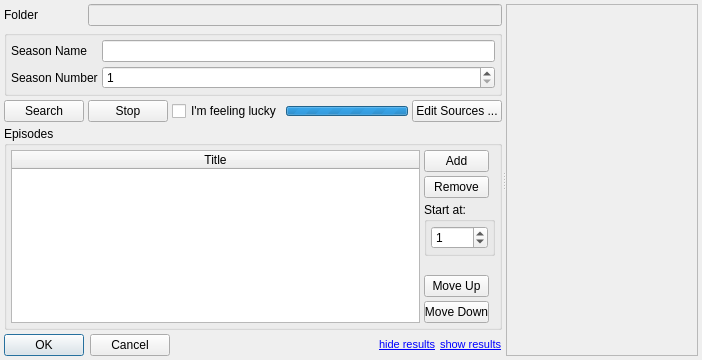
<?xml version="1.0" encoding="UTF-8"?>
<ui version="4.0">
 <class>Dialog</class>
 <widget class="QDialog" name="Dialog">
  <property name="geometry">
   <rect>
    <x>0</x>
    <y>0</y>
    <width>702</width>
    <height>360</height>
   </rect>
  </property>
  <property name="windowTitle">
   <string>Edit Season</string>
  </property>
  <layout class="QHBoxLayout" name="horizontalLayout_3">
   <property name="spacing">
    <number>4</number>
   </property>
   <property name="margin">
    <number>4</number>
   </property>
   <item>
    <widget class="QSplitter" name="splitter">
     <property name="orientation">
      <enum>Qt::Horizontal</enum>
     </property>
     <property name="childrenCollapsible">
      <bool>false</bool>
     </property>
     <widget class="QWidget" name="layoutWidget">
      <layout class="QGridLayout" name="gridLayout">
       <property name="spacing">
        <number>4</number>
       </property>
       <item row="0" column="0">
        <layout class="QHBoxLayout" name="horizontalLayout_4">
         <property name="spacing">
          <number>4</number>
         </property>
         <item>
          <widget class="QLabel" name="label">
           <property name="sizePolicy">
            <sizepolicy hsizetype="Maximum" vsizetype="Preferred">
             <horstretch>0</horstretch>
             <verstretch>0</verstretch>
            </sizepolicy>
           </property>
           <property name="minimumSize">
            <size>
             <width>80</width>
             <height>0</height>
            </size>
           </property>
           <property name="maximumSize">
            <size>
             <width>80</width>
             <height>16777215</height>
            </size>
           </property>
           <property name="text">
            <string>Folder</string>
           </property>
          </widget>
         </item>
         <item>
          <widget class="QLineEdit" name="folder_edit">
           <property name="enabled">
            <bool>false</bool>
           </property>
          </widget>
         </item>
        </layout>
       </item>
       <item row="1" column="0">
        <widget class="QGroupBox" name="groupBox">
         <property name="title">
          <string/>
         </property>
         <layout class="QFormLayout" name="formLayout">
          <property name="fieldGrowthPolicy">
           <enum>QFormLayout::AllNonFixedFieldsGrow</enum>
          </property>
          <property name="horizontalSpacing">
           <number>4</number>
          </property>
          <property name="verticalSpacing">
           <number>4</number>
          </property>
          <property name="margin">
           <number>4</number>
          </property>
          <item row="0" column="0">
           <widget class="QLabel" name="label_2">
            <property name="text">
             <string>Season Name</string>
            </property>
           </widget>
          </item>
          <item row="0" column="1">
           <widget class="QLineEdit" name="season_edit"/>
          </item>
          <item row="1" column="0">
           <widget class="QLabel" name="label_3">
            <property name="text">
             <string>Season Number</string>
            </property>
           </widget>
          </item>
          <item row="1" column="1">
           <widget class="QSpinBox" name="season_spin_box">
            <property name="minimum">
             <number>1</number>
            </property>
            <property name="maximum">
             <number>20</number>
            </property>
           </widget>
          </item>
         </layout>
        </widget>
       </item>
       <item row="2" column="0">
        <layout class="QHBoxLayout" name="horizontalLayout_2">
         <property name="spacing">
          <number>4</number>
         </property>
         <item>
          <widget class="QPushButton" name="search_button">
           <property name="toolTip">
            <string>Search TVDB database</string>
           </property>
           <property name="text">
            <string>Search</string>
           </property>
          </widget>
         </item>
         <item>
          <widget class="QPushButton" name="stop_button">
           <property name="toolTip">
            <string>Cancel Search</string>
           </property>
           <property name="text">
            <string>Stop</string>
           </property>
          </widget>
         </item>
         <item>
          <widget class="QCheckBox" name="is_lucky_check_box">
           <property name="toolTip">
            <string>Stop on first result</string>
           </property>
           <property name="text">
            <string>I'm feeling lucky</string>
           </property>
          </widget>
         </item>
         <item>
          <spacer name="horizontalSpacer_2">
           <property name="orientation">
            <enum>Qt::Horizontal</enum>
           </property>
           <property name="sizeHint" stdset="0">
            <size>
             <width>0</width>
             <height>20</height>
            </size>
           </property>
          </spacer>
         </item>
         <item>
          <widget class="QProgressBar" name="progress_bar">
           <property name="sizePolicy">
            <sizepolicy hsizetype="Expanding" vsizetype="Fixed">
             <horstretch>1</horstretch>
             <verstretch>0</verstretch>
            </sizepolicy>
           </property>
           <property name="maximumSize">
            <size>
             <width>16777215</width>
             <height>10</height>
            </size>
           </property>
           <property name="minimum">
            <number>0</number>
           </property>
           <property name="maximum">
            <number>0</number>
           </property>
           <property name="value">
            <number>-1</number>
           </property>
           <property name="textVisible">
            <bool>false</bool>
           </property>
           <property name="format">
            <string/>
           </property>
          </widget>
         </item>
         <item>
          <widget class="QPushButton" name="show_source_button">
           <property name="toolTip">
            <string>Configure which data sources are used and the order of searching.</string>
           </property>
           <property name="text">
            <string>Edit Sources ...</string>
           </property>
          </widget>
         </item>
        </layout>
       </item>
       <item row="3" column="0">
        <widget class="QGroupBox" name="episode_group_box">
         <property name="title">
          <string>Episodes</string>
         </property>
         <layout class="QHBoxLayout" name="horizontalLayout_5">
          <property name="spacing">
           <number>4</number>
          </property>
          <property name="margin">
           <number>4</number>
          </property>
          <item>
           <widget class="QTableWidget" name="episode_table">
            <property name="selectionMode">
             <enum>QAbstractItemView::SingleSelection</enum>
            </property>
            <property name="selectionBehavior">
             <enum>QAbstractItemView::SelectRows</enum>
            </property>
            <attribute name="horizontalHeaderHighlightSections">
             <bool>false</bool>
            </attribute>
            <attribute name="horizontalHeaderStretchLastSection">
             <bool>true</bool>
            </attribute>
            <attribute name="verticalHeaderHighlightSections">
             <bool>true</bool>
            </attribute>
            <column>
             <property name="text">
              <string>Title</string>
             </property>
            </column>
           </widget>
          </item>
          <item>
           <layout class="QVBoxLayout" name="verticalLayout">
            <property name="spacing">
             <number>4</number>
            </property>
            <item>
             <widget class="QPushButton" name="add_button">
              <property name="minimumSize">
               <size>
                <width>65</width>
                <height>0</height>
               </size>
              </property>
              <property name="maximumSize">
               <size>
                <width>65</width>
                <height>16777215</height>
               </size>
              </property>
              <property name="text">
               <string>Add</string>
              </property>
             </widget>
            </item>
            <item>
             <widget class="QPushButton" name="remove_button">
              <property name="minimumSize">
               <size>
                <width>65</width>
                <height>0</height>
               </size>
              </property>
              <property name="maximumSize">
               <size>
                <width>65</width>
                <height>16777215</height>
               </size>
              </property>
              <property name="text">
               <string>Remove</string>
              </property>
             </widget>
            </item>
            <item>
             <widget class="QGroupBox" name="groupBox_2">
              <property name="title">
               <string>Start at:</string>
              </property>
              <layout class="QVBoxLayout" name="verticalLayout_3">
               <property name="spacing">
                <number>4</number>
               </property>
               <property name="margin">
                <number>4</number>
               </property>
               <item>
                <widget class="QSpinBox" name="index_spin_box">
                 <property name="maximum">
                  <number>10</number>
                 </property>
                 <property name="value">
                  <number>1</number>
                 </property>
                </widget>
               </item>
              </layout>
             </widget>
            </item>
            <item>
             <spacer name="verticalSpacer">
              <property name="orientation">
               <enum>Qt::Vertical</enum>
              </property>
              <property name="sizeHint" stdset="0">
               <size>
                <width>20</width>
                <height>40</height>
               </size>
              </property>
             </spacer>
            </item>
            <item>
             <widget class="QPushButton" name="up_button">
              <property name="minimumSize">
               <size>
                <width>65</width>
                <height>0</height>
               </size>
              </property>
              <property name="maximumSize">
               <size>
                <width>65</width>
                <height>16777215</height>
               </size>
              </property>
              <property name="text">
               <string>Move Up</string>
              </property>
             </widget>
            </item>
            <item>
             <widget class="QPushButton" name="down_button">
              <property name="minimumSize">
               <size>
                <width>65</width>
                <height>0</height>
               </size>
              </property>
              <property name="maximumSize">
               <size>
                <width>65</width>
                <height>16777215</height>
               </size>
              </property>
              <property name="text">
               <string>Move Down</string>
              </property>
             </widget>
            </item>
           </layout>
          </item>
         </layout>
        </widget>
       </item>
       <item row="4" column="0">
        <layout class="QHBoxLayout" name="horizontalLayout">
         <property name="spacing">
          <number>4</number>
         </property>
         <item>
          <widget class="QDialogButtonBox" name="buttonBox">
           <property name="sizePolicy">
            <sizepolicy hsizetype="Fixed" vsizetype="Fixed">
             <horstretch>0</horstretch>
             <verstretch>0</verstretch>
            </sizepolicy>
           </property>
           <property name="orientation">
            <enum>Qt::Horizontal</enum>
           </property>
           <property name="standardButtons">
            <set>QDialogButtonBox::Cancel|QDialogButtonBox::Ok</set>
           </property>
           <property name="centerButtons">
            <bool>false</bool>
           </property>
          </widget>
         </item>
         <item>
          <spacer name="horizontalSpacer">
           <property name="orientation">
            <enum>Qt::Horizontal</enum>
           </property>
           <property name="sizeHint" stdset="0">
            <size>
             <width>40</width>
             <height>20</height>
            </size>
           </property>
          </spacer>
         </item>
         <item>
          <widget class="QLabel" name="hide_label">
           <property name="toolTip">
            <string>Hide list of format options</string>
           </property>
           <property name="text">
            <string>&lt;!DOCTYPE HTML PUBLIC &quot;-//W3C//DTD HTML 4.0//EN&quot; &quot;http://www.w3.org/TR/REC-html40/strict.dtd&quot;&gt;
&lt;html&gt;&lt;head&gt;&lt;meta name=&quot;qrichtext&quot; content=&quot;1&quot; /&gt;&lt;style type=&quot;text/css&quot;&gt;
p, li { white-space: pre-wrap; }
&lt;/style&gt;&lt;/head&gt;&lt;body style=&quot; font-family:'MS Shell Dlg 2'; font-size:8.25pt; font-weight:400; font-style:normal;&quot;&gt;
&lt;p style=&quot; margin-top:0px; margin-bottom:0px; margin-left:0px; margin-right:0px; -qt-block-indent:0; text-indent:0px;&quot;&gt;&lt;a href=&quot;hide&quot;&gt;&lt;span style=&quot; font-size:8pt; text-decoration: underline; color:#0000ff;&quot;&gt;hide results&lt;/span&gt;&lt;/a&gt;&lt;/p&gt;&lt;/body&gt;&lt;/html&gt;</string>
           </property>
           <property name="openExternalLinks">
            <bool>false</bool>
           </property>
          </widget>
         </item>
         <item>
          <widget class="QLabel" name="show_label">
           <property name="toolTip">
            <string>Hide list of format options</string>
           </property>
           <property name="text">
            <string>&lt;!DOCTYPE HTML PUBLIC &quot;-//W3C//DTD HTML 4.0//EN&quot; &quot;http://www.w3.org/TR/REC-html40/strict.dtd&quot;&gt;
&lt;html&gt;&lt;head&gt;&lt;meta name=&quot;qrichtext&quot; content=&quot;1&quot; /&gt;&lt;style type=&quot;text/css&quot;&gt;
p, li { white-space: pre-wrap; }
&lt;/style&gt;&lt;/head&gt;&lt;body style=&quot; font-family:'MS Shell Dlg 2'; font-size:8.25pt; font-weight:400; font-style:normal;&quot;&gt;
&lt;p style=&quot; margin-top:0px; margin-bottom:0px; margin-left:0px; margin-right:0px; -qt-block-indent:0; text-indent:0px;&quot;&gt;&lt;a href=&quot;hide&quot;&gt;&lt;span style=&quot; font-size:8pt; text-decoration: underline; color:#0000ff;&quot;&gt;show results&lt;/span&gt;&lt;/a&gt;&lt;/p&gt;&lt;/body&gt;&lt;/html&gt;</string>
           </property>
           <property name="openExternalLinks">
            <bool>false</bool>
           </property>
          </widget>
         </item>
        </layout>
       </item>
      </layout>
     </widget>
     <widget class="QFrame" name="placeholder_widget">
      <property name="minimumSize">
       <size>
        <width>180</width>
        <height>0</height>
       </size>
      </property>
      <property name="frameShape">
       <enum>QFrame::StyledPanel</enum>
      </property>
      <property name="frameShadow">
       <enum>QFrame::Raised</enum>
      </property>
     </widget>
    </widget>
   </item>
  </layout>
 </widget>
 <resources/>
 <connections>
  <connection>
   <sender>buttonBox</sender>
   <signal>accepted()</signal>
   <receiver>Dialog</receiver>
   <slot>accept()</slot>
   <hints>
    <hint type="sourcelabel">
     <x>248</x>
     <y>254</y>
    </hint>
    <hint type="destinationlabel">
     <x>157</x>
     <y>274</y>
    </hint>
   </hints>
  </connection>
  <connection>
   <sender>buttonBox</sender>
   <signal>rejected()</signal>
   <receiver>Dialog</receiver>
   <slot>reject()</slot>
   <hints>
    <hint type="sourcelabel">
     <x>316</x>
     <y>260</y>
    </hint>
    <hint type="destinationlabel">
     <x>286</x>
     <y>274</y>
    </hint>
   </hints>
  </connection>
 </connections>
</ui>
